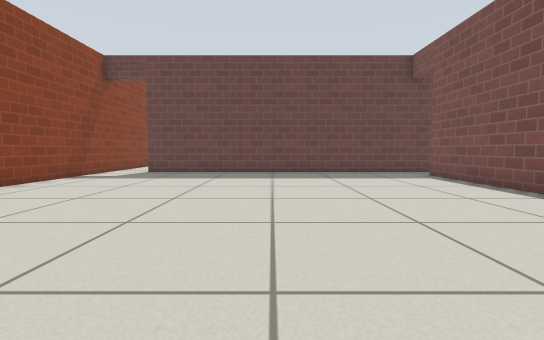
view 1 (above)

19 first-person views from a walk through a robot-simulator world made for Gazebo. The camera is 0.5 m above the floor, tilts 4° down and sees 85° across. The floor is counted in squares, 0.5 m on a side. Each view is taken from the middle of a square. On the plan, view 1 faces up. The plan holds only what a view shows up to about 12 squares ahead; the rest is blank. Simple patterns stand in for the simulator's built-in surfaces.

view 2
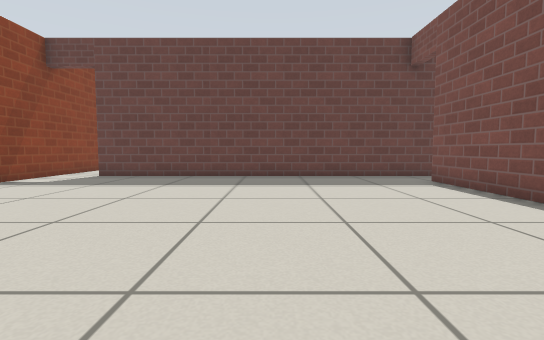

view 3
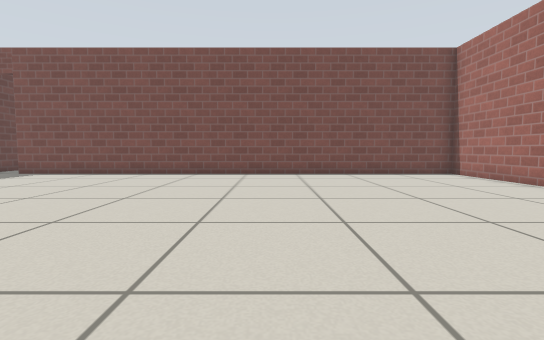

view 4
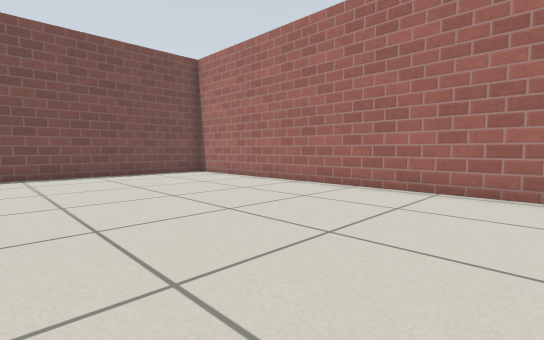

view 5
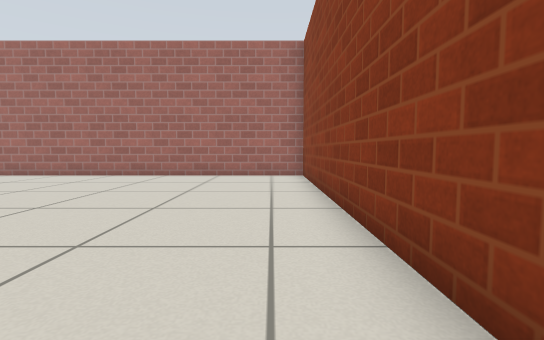

view 6
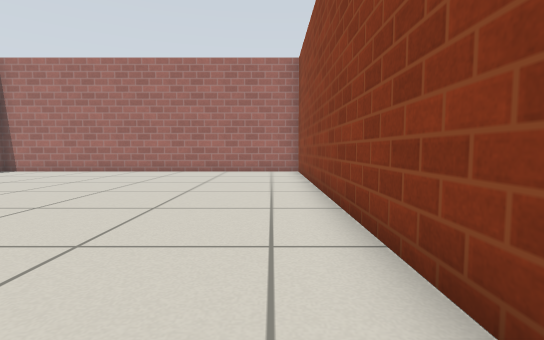

view 7
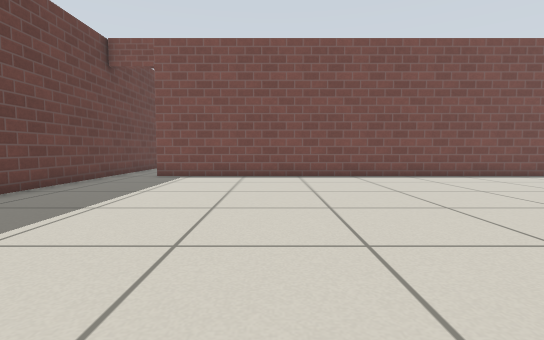

view 8
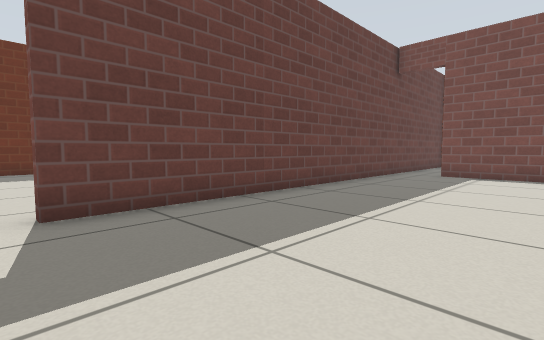

view 9
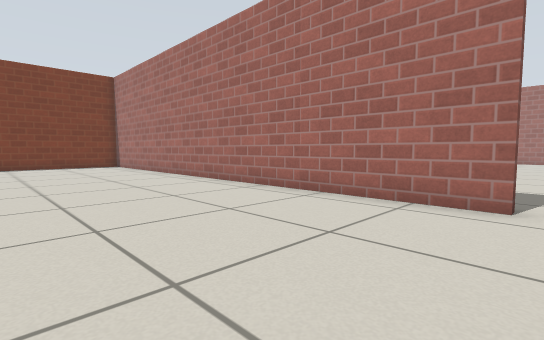

view 10
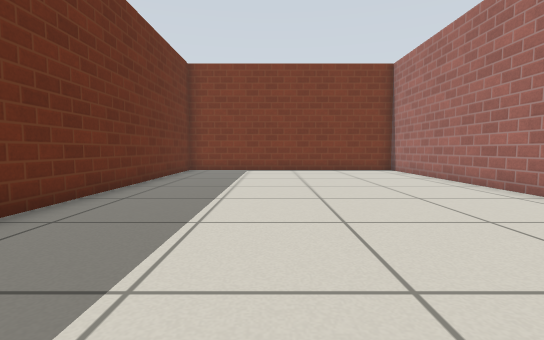

view 11
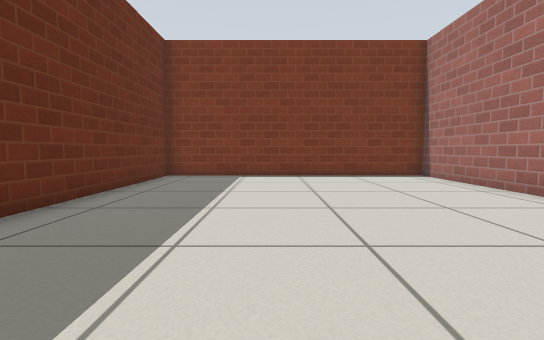

view 12
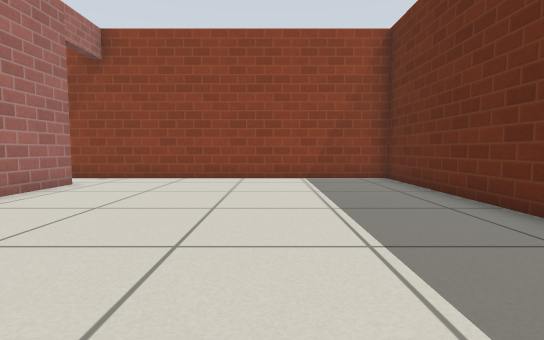

view 13
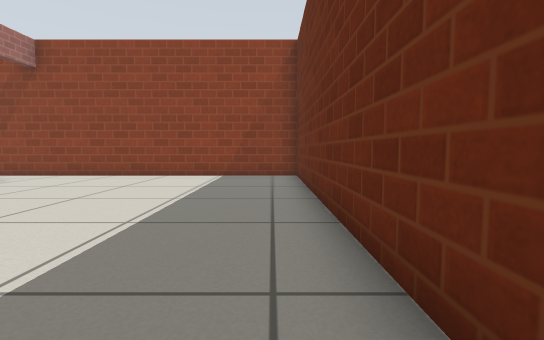

view 14
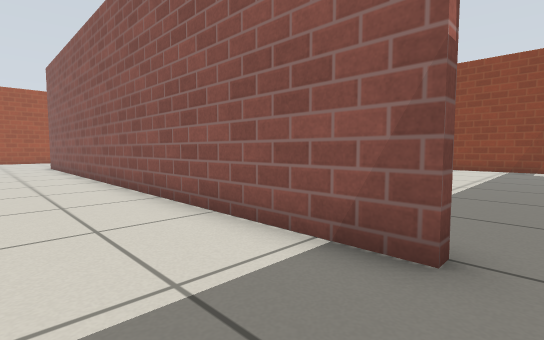

view 15
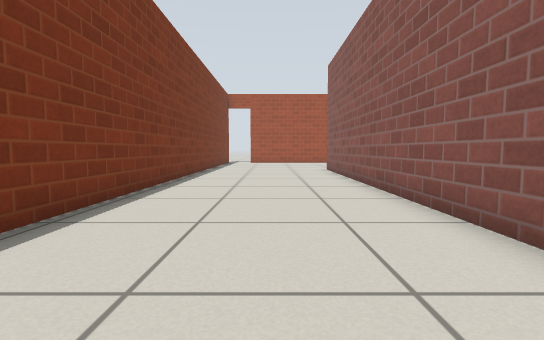

view 16
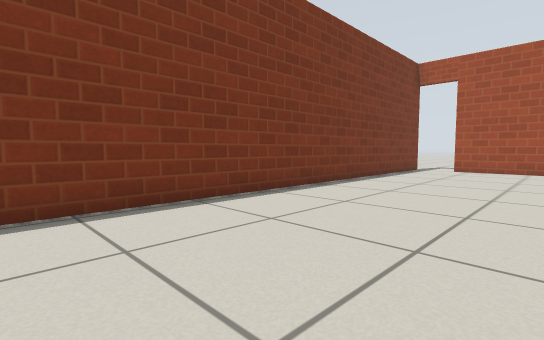

view 17
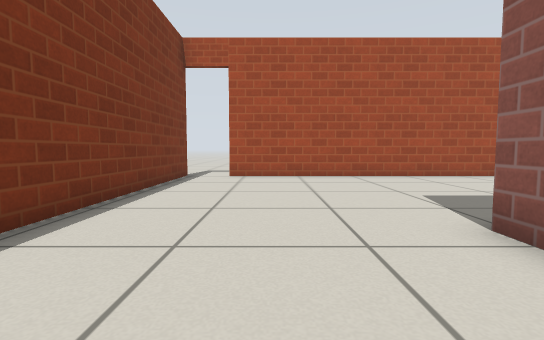

view 18
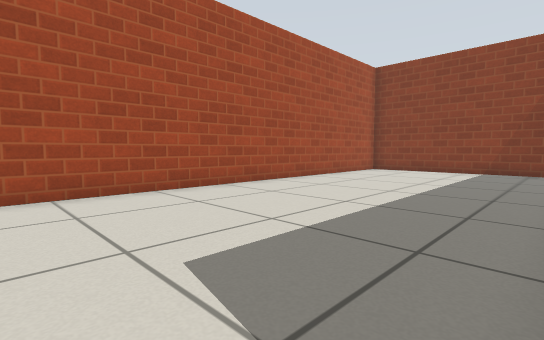

view 19
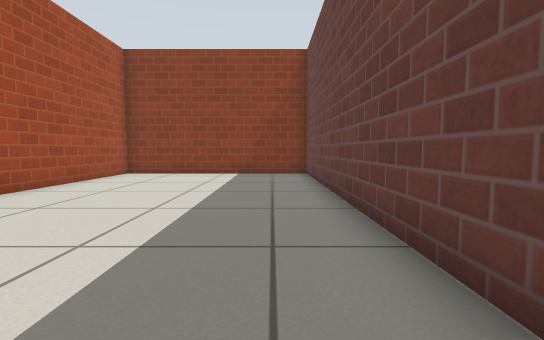

### Floor plan
Points are (right, up) in squares from view 1. A wall is a line through its corners. A room is listed if a view was taken in it or the views show most of it. See-through windows are left out.
Room 1 (views 1, 2, 3, 4, 5, 6, 7, 8)
walls: (-7.2, 5.9) (-7.2, -6.3) (6, -6.3) (6, 11.4); (-7.2, 13) (-7.2, 7.8); (7.2, 13) (-5.4, 13)
ways out: open door at (-6.5, 13) to room 2; open door at (6, 12.5) to room 2
Room 2 (views 9, 10, 11, 12, 13)
walls: (-5.4, 13.3) (12.2, 13.3) (12.2, 22.9) (-7.2, 22.9) (-7.2, 13)
ways out: open door at (-6.5, 13) to room 1; open door at (6, 12.5) to room 1
Room 3 (views 14, 15, 16, 17, 18, 19)
walls: (6.3, -5.9) (6.3, -6.6); (3.5, -6.6) (-7.2, -6.6) (-7.2, -14) (10.6, -14); (12.2, -14.4) (12.2, 4.6); (6.3, 11.4) (6.3, -4.1)
ways out: open door at (11.5, -14)

Where each view was taken, in squares from view 1:
view 1: 0 up, 0 right, facing up
view 2: 2 up, 1 right, facing up
view 3: 1 up, 6 left, facing right
view 4: 1 up, 6 left, facing down-right
view 5: 5 up, 6 left, facing down
view 6: 7 up, 6 left, facing down
view 7: 7 up, 5 left, facing right
view 8: 8 up, 6 left, facing up-right
view 9: 19 up, 6 left, facing down-right
view 10: 19 up, 2 left, facing right
view 11: 19 up, 1 right, facing right
view 12: 19 up, 3 right, facing left
view 13: 22 up, 4 right, facing left
view 14: 12 up, 9 right, facing down-left
view 15: 8 up, 9 right, facing down
view 16: 1 up, 7 right, facing down-right
view 17: 3 down, 9 right, facing down
view 18: 7 down, 7 right, facing down-left
view 19: 8 down, 5 right, facing left
